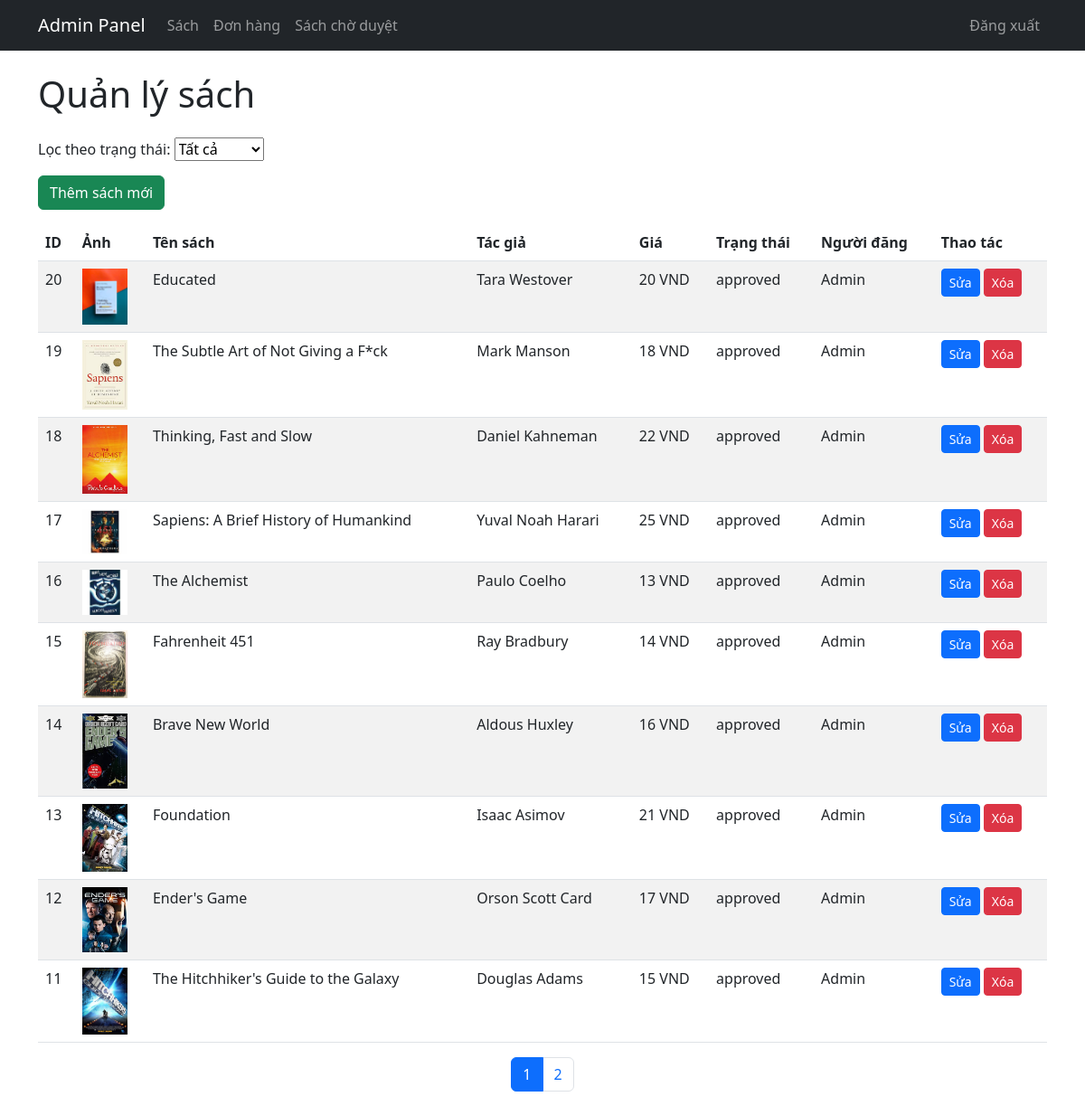
Page /admin/books.php (signed in) on the committed database.
### tables this page shows
CREATE TABLE books (
    id INT AUTO_INCREMENT PRIMARY KEY,
    user_id INT,
    title VARCHAR(255) NOT NULL,
    author VARCHAR(255) NOT NULL,
    publisher VARCHAR(255),
    year INT,
    price DECIMAL(10,2) NOT NULL,
    description TEXT,
    image_path VARCHAR(255),
    status ENUM('pending', 'approved', 'rejected') DEFAULT 'pending',
    created_at TIMESTAMP DEFAULT CURRENT_TIMESTAMP,
    FOREIGN KEY (user_id) REFERENCES users(id) ON DELETE SET NULL
);

### includes/functions.php (called while the page is built, shortened)
<?php
function sanitize($data) {
    return htmlspecialchars(strip_tags(trim($data)));
}
function getBooks($limit = 10, $offset = 0, $status = null, $userId = null) {
    global $pdo;
    $sql = "SELECT * FROM books";
    $params = [];
    $sql .= " ORDER BY id DESC LIMIT ? OFFSET ?";
    $stmt = $pdo->prepare($sql);
    $i = 1;
    $stmt->bindValue($i++, $limit, PDO::PARAM_INT);
    $stmt->bindValue($i++, $offset, PDO::PARAM_INT);
    $stmt->execute();
    return $stmt->fetchAll();
}
function getTotalBooks($query = '', $status = null, $userId = null) {
    global $pdo;
    if ($query) {
        $sql = "SELECT COUNT(*) FROM books WHERE (title LIKE ? OR author LIKE ?)";
        $params = ["%$query%", "%$query%"];
        if ($status) {
            if ($userId) {
                $sql .= " AND (status = ? OR user_id = ?)";
                $params[] = $status;
                $params[] = $userId;
            } else {
                $sql .= " AND status = ?";
                $params[] = $status;
            }
        }
        $stmt = $pdo->prepare($sql);
        $stmt->execute($params);
    } else {
        $sql = "SELECT COUNT(*) FROM books";
        if ($status) {
            if ($userId) {
                $sql .= " WHERE (status = ? OR user_id = ?)";
                $stmt = $pdo->prepare($sql);
                $stmt->execute([$status, $userId]);
            } else {
                $sql .= " WHERE status = ?";
                $stmt = $pdo->prepare($sql);
                $stmt->execute([$status]);
            }
        } else {
            $stmt = $pdo->query($sql);
        }
    }
    return $stmt->fetchColumn();
}
?>

### admin/books.php (the view, shortened to what this page needs)
<?php
require_once '../includes/functions.php';
include 'header.php';
$page = isset($_GET['page']) ? (int)$_GET['page'] : 1;
$limit = 10;
$offset = ($page - 1) * $limit;
$status = isset($_GET['status']) ? $_GET['status'] : null;
$totalBooks = getTotalBooks('', $status);
$totalPages = ceil($totalBooks / $limit);
$books = getBooks($limit, $offset, $status);
?>
<h1 class="mb-4">Quản lý sách</h1>
<div class="mb-3">
    <form method="GET" class="d-inline">
        <label for="status">Lọc theo trạng thái:</label>
        <select name="status" id="status" onchange="this.form.submit()">
            <option value="">Tất cả</option>
        </select>
    </form>
</div>
<a href="add_book.php" class="btn btn-success mb-3">Thêm sách mới</a>
<div class="table-responsive">
    <table class="table table-striped">
        <thead>
            <tr>
                <th>ID</th>
                <th>Ảnh</th>
                <th>Tên sách</th>
                <th>Tác giả</th>
                <th>Giá</th>
                <th>Trạng thái</th>
                <th>Người đăng</th>
                <th>Thao tác</th>
            </tr>
        </thead>
        <tbody>
            <?php foreach ($books as $book): ?>
                <tr>
                    <td><?php echo $book['id']; ?></td>
                    <td><img src="<?php echo $book['image_path'] ?: '../uploads/default.jpg'; ?>" alt="Ảnh" style="width: 50px;"></td>
                    <td><?php echo sanitize($book['title']); ?></td>
                    <td><?php echo sanitize($book['author']); ?></td>
                    <td><?php echo number_format($book['price'], 0, ',', '.'); ?> VND</td>
                    <td><?php echo $book['status']; ?></td>
                    <td><?php echo $book['user_id'] ? 'User ' . $book['user_id'] : 'Admin'; ?></td>
                    <td>
                        <a href="edit_book.php?id=<?php echo $book['id']; ?>" class="btn btn-primary btn-sm">Sửa</a>
                        <a href="delete_book.php?id=<?php echo $book['id']; ?>" class="btn btn-danger btn-sm" onclick="return confirm('Bạn có chắc muốn xóa?')">Xóa</a>
                    </td>
                </tr>
            <?php endforeach; ?>
        </tbody>
    </table>
</div>
<nav aria-label="Page navigation">
    <ul class="pagination justify-content-center">
        <?php for ($i = 1; $i <= $totalPages; $i++): ?>
            <li class="page-item <?php echo $i == $page ? 'active' : ''; ?>">
                <a class="page-link" href="?page=<?php echo $i; ?>"><?php echo $i; ?></a>
            </li>
        <?php endfor; ?>
    </ul>
</nav>
<?php include 'footer.php'; ?>

### rows in the picture
books: id "20", image_path (picture), title "Educated", author "Tara Westover", price "20", status "approved", shows "Admin"
books: id "19", image_path (picture), title "The Subtle Art of Not Giving a F*ck", author "Mark Manson", price "18", status "approved", shows "Admin"
books: id "18", image_path (picture), title "Thinking, Fast and Slow", author "Daniel Kahneman", price "22", status "approved", shows "Admin"
books: id "17", image_path (picture), title "Sapiens: A Brief History of Humankind", author "Yuval Noah Harari", price "25", status "approved", shows "Admin"
books: id "16", image_path (picture), title "The Alchemist", author "Paulo Coelho", price "13", status "approved", shows "Admin"
books: id "15", image_path (picture), title "Fahrenheit 451", author "Ray Bradbury", price "14", status "approved", shows "Admin"
books: id "14", image_path (picture), title "Brave New World", author "Aldous Huxley", price "16", status "approved", shows "Admin"
books: id "13", image_path (picture), title "Foundation", author "Isaac Asimov", price "21", status "approved", shows "Admin"
books: id "12", image_path (picture), title "Ender's Game", author "Orson Scott Card", price "17", status "approved", shows "Admin"
books: id "11", image_path (picture), title "The Hitchhiker's Guide to the Galaxy", author "Douglas Adams", price "15", status "approved", shows "Admin"
